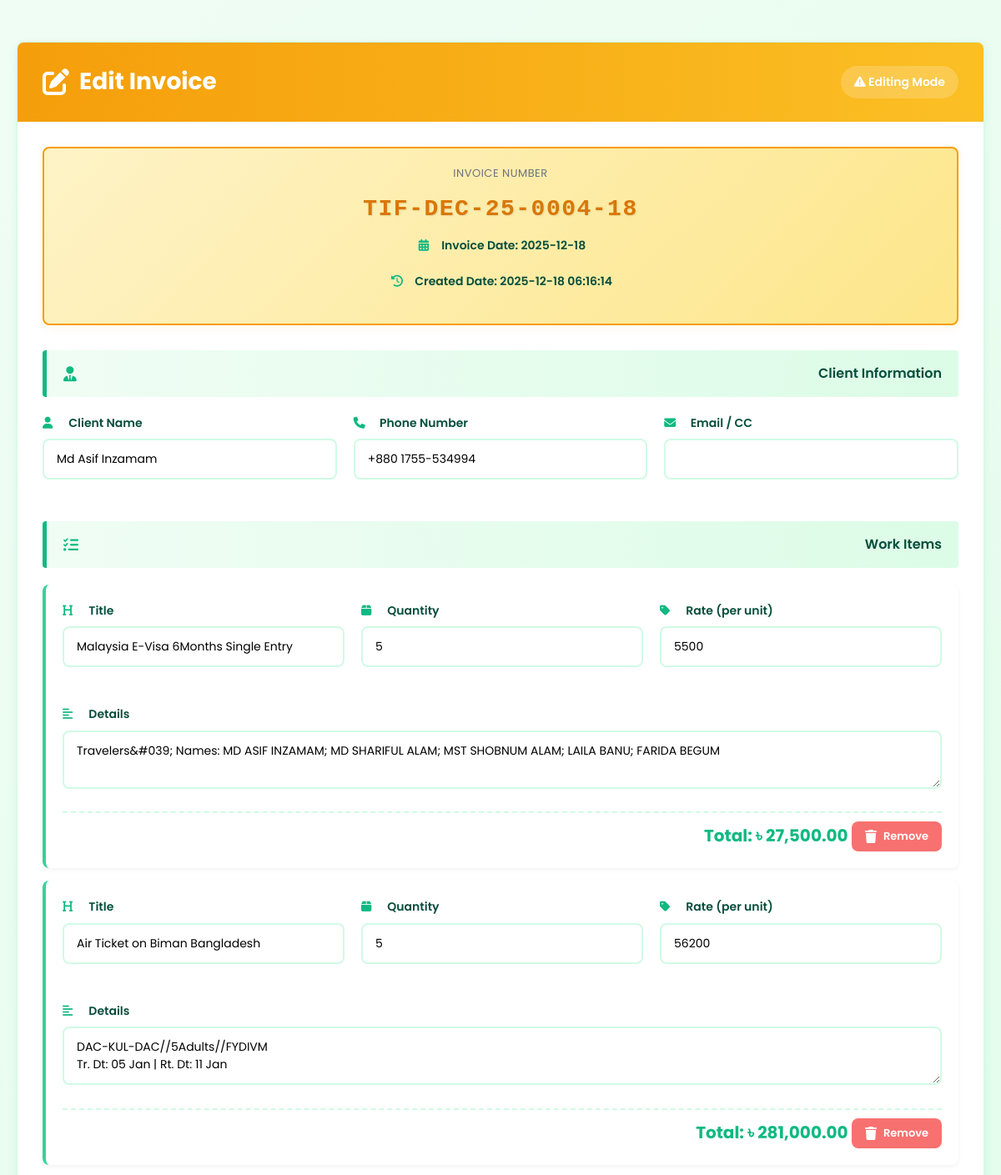
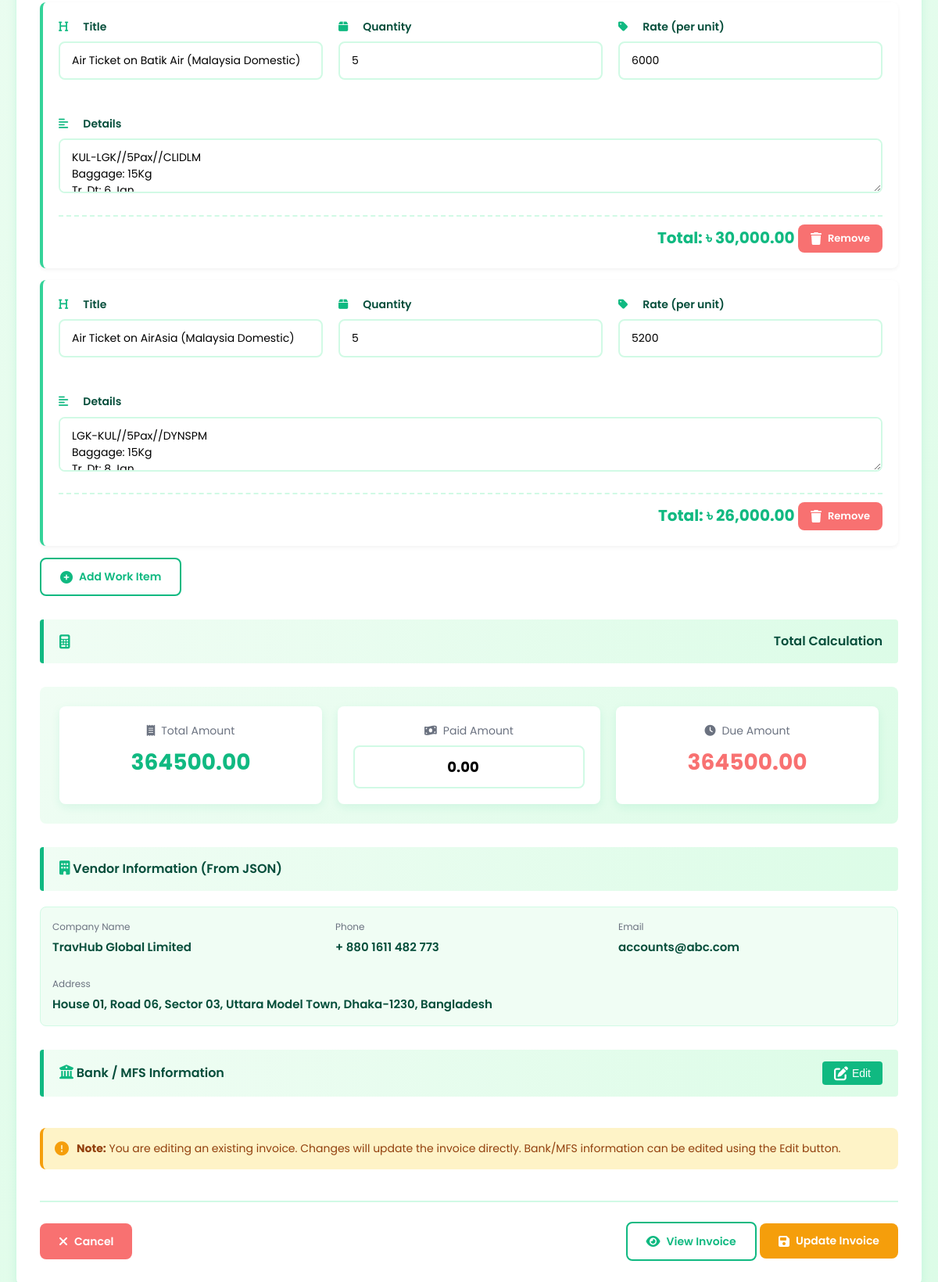
The app's page /edit.php?id=4 with its own data (2 pictures, top to bottom).
### tables this page shows
CREATE TABLE `invoices` (
  `id` int(11) NOT NULL,
  `invoice_no` varchar(100) NOT NULL,
  `date` date NOT NULL,
  `client_info` longtext DEFAULT NULL CHECK (json_valid(`client_info`)),
  `total_amount` decimal(10,2) NOT NULL DEFAULT 0.00,
  `paid_amount` decimal(10,2) NOT NULL DEFAULT 0.00,
  `due_amount` decimal(10,2) NOT NULL DEFAULT 0.00,
  `total_amount_in_words` text DEFAULT NULL,
  `work_items` longtext DEFAULT NULL CHECK (json_valid(`work_items`)),
  `vendor_payment_methods` longtext DEFAULT NULL CHECK (json_valid(`vendor_payment_methods`)),
  `created_at` timestamp NULL DEFAULT current_timestamp(),
  `updated_at` timestamp NULL DEFAULT current_timestamp() ON UPDATE current_timestamp(),
  `client_title` varchar(255) GENERATED ALWAYS AS (json_unquote(json_extract(`client_info`,'$.title'))) VIRTUAL
);

### edit.php (the view, shortened to what this page needs)
<?php
require_once __DIR__ . '/server/db_connection.php';
$invoice_id = intval($_GET['id']);
try {
    $stmt = $pdo->prepare("SELECT * FROM invoices WHERE id = :id");
    $stmt->execute([':id' => $invoice_id]);
    $invoice = $stmt->fetch(PDO::FETCH_ASSOC);
    $client_info = json_decode($invoice['client_info'] ?? '[]', true);
    $work_items = json_decode($invoice['work_items'] ?? '[]', true);
    $vendor_json_path = __DIR__ . '/server/vendor.json';
    $vendor_data = [];
    if (file_exists($vendor_json_path)) {
        $vendor_json = file_get_contents($vendor_json_path);
        $vendor_data = json_decode($vendor_json, true);
    }
} catch (PDOException $e) {
    die("Database error: " . $e->getMessage());
}
?>
<!DOCTYPE html>
<html lang="bn">
<head>
    <link rel="stylesheet" href="https://cdnjs.cloudflare.com/ajax/libs/font-awesome/6.4.0/css/all.min.css">
</head>
<body>
    <div class="container">
        <div class="header">
            <h1><i class="fas fa-edit"></i> Edit Invoice</h1>
            <div class="header-badge">
                <i class="fas fa-exclamation-triangle"></i> Editing Mode
            </div>
        </div>
        <div class="form-container">
            <form id="invoiceForm" method="POST" action="server/invoice-update.php" enctype="multipart/form-data">
                <div class="invoice-no-display">
                    <div class="invoice-no-label">Invoice Number</div>
                    <div class="invoice-no-value"><?php echo htmlspecialchars($invoice['invoice_no'] ?? 'N/A'); ?></div>
                    <div class="form-group">
                        <label class="form-label"><i class="fas fa-calendar-alt"></i> Invoice Date: <?php echo htmlspecialchars($invoice['date'] ?? date('Y-m-d')); ?></label>
                    </div>
                    <div class="form-group">
                        <label class="form-label"><i class="fas fa-history"></i> Created Date: <?php echo htmlspecialchars($invoice['created_at'] ?? 'N/A'); ?></label>
                    </div>
                </div>
                <div class="section-header">
                    <i class="fas fa-user-tie"></i> Client Information
                </div>
                <div class="form-grid">
                    <div class="form-group">
                        <label class="form-label"><i class="fas fa-user"></i> Client Name</label>
                        <input type="text" name="client_title" class="form-control"
                            value="<?php echo htmlspecialchars($client_info['title'] ?? ''); ?>" required>
                    </div>
                    <div class="form-group">
                        <label class="form-label"><i class="fas fa-phone"></i> Phone Number</label>
                        <input type="text" name="client_phone_no" class="form-control"
                            value="<?php echo htmlspecialchars($client_info['phone_no'] ?? ''); ?>">
                    </div>
                    <div class="form-group">
                        <label class="form-label"><i class="fas fa-envelope"></i> Email / CC</label>
                        <input type="text" name="client_cc" class="form-control"
                            value="<?php echo htmlspecialchars($client_info['cc'] ?? ''); ?>">
                    </div>
                </div>
                <div class="section-header">
                    <i class="fas fa-tasks"></i> Work Items
                </div>
                <div id="work_items">
                    <?php if (!empty($work_items) && is_array($work_items)): ?>
                        <?php foreach ($work_items as $index => $item): ?>
                            <div class="item-card" data-index="<?php echo $index; ?>">
                                <div class="form-grid">
                                    <div class="form-group">
                                        <label class="form-label"><i class="fas fa-heading"></i> Title</label>
                                        <input type="text" name="work_title[]" class="form-control"
                                            value="<?php echo htmlspecialchars($item['title'] ?? ''); ?>" placeholder="Work title">
                                    </div>
                                    <div class="form-group">
                                        <label class="form-label"><i class="fas fa-box"></i> Quantity</label>
                                        <input type="number" name="work_qty[]" class="form-control"
                                            value="<?php echo htmlspecialchars($item['qty'] ?? 1); ?>" min="1" oninput="calcAmount(this)" placeholder="0">
                                    </div>
                                    <div class="form-group">
                                        <label class="form-label"><i class="fas fa-tag"></i> Rate (per unit)</label>
                                        <input type="number" name="work_rate[]" class="form-control"
                                            value="<?php echo htmlspecialchars($item['rate'] ?? 0); ?>" min="0" step="0.01" oninput="calcAmount(this)" placeholder="0.00">
                                    </div>
                                </div>
                                <div class="form-group">
                                    <label class="form-label"><i class="fas fa-align-left"></i> Details</label>
                                    <textarea name="work_particular[]" class="form-control" placeholder="Work details..."><?php echo htmlspecialchars($item['particular'] ?? ''); ?></textarea>
                                </div>
                                <div class="amount-display">
                                    <span>Total: ৳ <span class="amount_text">
                                            <?php
                                            $item_qty = floatval($item['qty'] ?? 0);
                                            $item_rate = floatval($item['rate'] ?? 0);
                                            echo number_format($item_qty * $item_rate, 2);
                                            ?>
                                        </span></span>
                                    <button type="button" class="btn btn-danger btn-small" onclick="removeWorkItem(this)">
                                        <i class="fas fa-trash"></i> Remove
                                    </button>
                                </div>
                            </div>
                        <?php endforeach; ?>
                    <?php endif; ?>
                </div>
                <button type="button" class="btn btn-outline" onclick="addWorkItem()">
                    <i class="fas fa-plus-circle"></i> Add Work Item
                </button>
                <div class="section-header">
                    <i class="fas fa-calculator"></i> Total Calculation
                </div>
                <div class="total-section">
                    <div class="total-grid">
                        <div class="total-item">
                            <div class="total-label"><i class="fas fa-receipt"></i> Total Amount</div>
                            <div class="total-value" id="total_amount_display">
                                <?php echo number_format($invoice['total_amount'] ?? 0, 2); ?>
                            </div>
                        </div>
                        <div class="total-item">
                            <div class="total-label"><i class="fas fa-money-bill-wave"></i> Paid Amount</div>
                            <input type="number" name="paid_amount" id="paid_amount" class="form-control"
                                value="<?php echo $invoice['paid_amount'] ?? 0; ?>" min="0" oninput="calculateDue()"
                                style="text-align: center; font-size: 18px; font-weight: bold;">
                        </div>
                        <div class="total-item">
                            <div class="total-label"><i class="fas fa-clock"></i> Due Amount</div>
                            <div class="total-value due" id="due_amount_display">
                                <?php echo number_format($invoice['due_amount'] ?? 0, 2); ?>
                            </div>
                        </div>
                    </div>
                </div>
                <div class="section-header">
                    <div><i class="fas fa-building"></i> Vendor Information (From JSON)</div>
                </div>
                <div class="readonly-field">
                    <div class="form-grid">
                        <div>
                            <div class="readonly-label">Company Name</div>
                            <div class="readonly-value" id="vendor_company_name">
                                <?php echo htmlspecialchars($vendor_data['company_name'] ?? 'N/A'); ?>
                            </div>
                        </div>
                        <div>
                            <div class="readonly-label">Phone</div>
                            <div class="readonly-value" id="vendor_phone">
                                <?php echo htmlspecialchars($vendor_data['phone'] ?? 'N/A'); ?>
                            </div>
                        </div>
                        <div>
                            <div class="readonly-label">Email</div>
                            <div class="readonly-value" id="vendor_email">
                                <?php echo htmlspecialchars($vendor_data['email'] ?? 'N/A'); ?>
                            </div>
                        </div>
                    </div>
                    <div style="margin-top: 15px;">
                        <div class="readonly-label">Address</div>
                        <div class="readonly-value" id="vendor_address">
                            <?php
                            $address = $vendor_data['address'] ?? [];
                            echo htmlspecialchars(
                                ($address['line1'] ?? '') . ', ' .
                                    ($address['line2'] ?? '') . ', ' .
                                    ($address['city'] ?? '') . '-' .
                                    ($address['postcode'] ?? '') . ', ' .
                                    ($address['country'] ?? '')
                            );
                            ?>
                        </div>
                    </div>
                </div>
                <div class="section-header">
                    <div><i class="fas fa-university"></i> Bank / MFS Information</div>
                    <button type="button" class="edit-btn" onclick="openBankMfsModal()">
                        <i class="fas fa-edit" style="color:white"></i> Edit
                    </button>
                </div>
                <div class="info-note">
                    <i class="fas fa-exclamation-circle"></i>
                    <div>
                        <strong>Note:</strong> You are editing an existing invoice. Changes will update the invoice directly.
                        Bank/MFS information can be edited using the Edit button.
                    </div>
                </div>
                <div class="footer-actions">
                    <a href="index.php" class="btn btn-danger">
                        <i class="fas fa-times"></i> Cancel
                    </a>
                    <div>
                        <a href="print-invoice.php?id=<?php echo $invoice_id; ?>" class="btn btn-outline" target="_blank">
                            <i class="fas fa-eye"></i> View Invoice
                        </a>
                        <button type="submit" class="btn btn-warning">
                            <i class="fas fa-save"></i> Update Invoice
                        </button>
                    </div>
                </div>
            </form>
        </div>
    </div>
</body>
</html>

### records on screen
invoices: invoice_no "TIF-DEC-25-0004-18", date "2025-12-18", created_at "2025-12-18 06:16:14", client_title "Md Asif Inzamam", client_phone_no "+880 1755-534994", total_amount "364500.00", paid_amount "0.00", due_amount "364500.00"

### other values on screen
$item_qty * $item_rate "27,500.00"
$item_qty * $item_rate "281,000.00"
$item_qty * $item_rate "30,000.00"
$item_qty * $item_rate "26,000.00"
$vendor_data['company_name'] "TravHub Global Limited"
$vendor_data['phone'] "+ 880 1611 482 773"
$vendor_data['email'] "accounts@abc.com"
